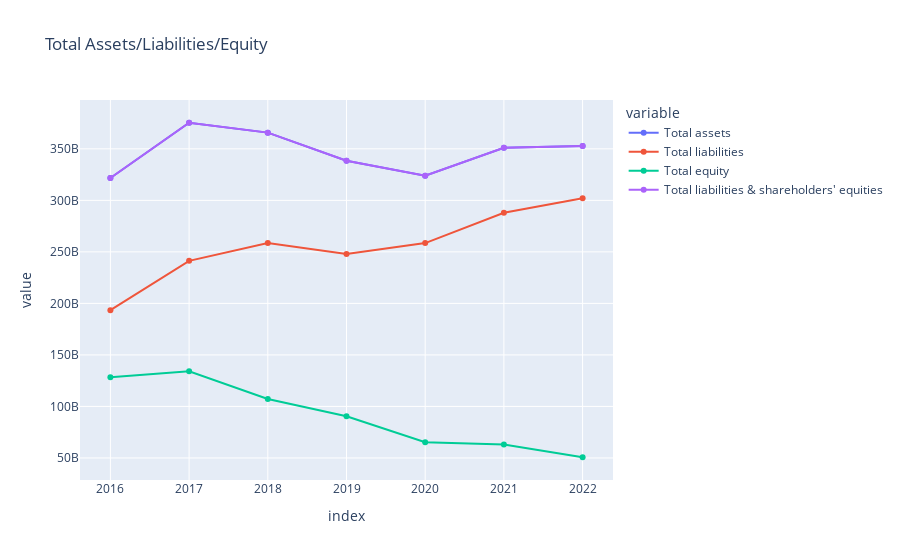
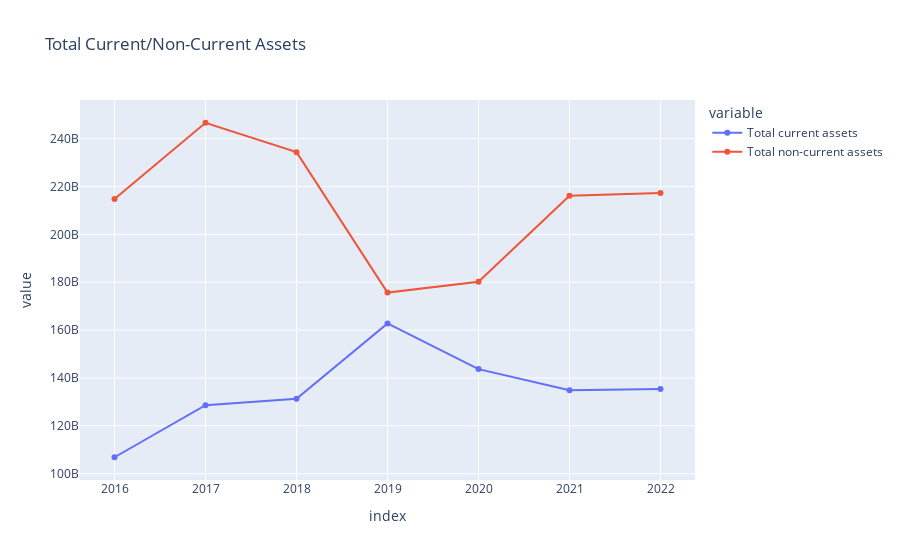
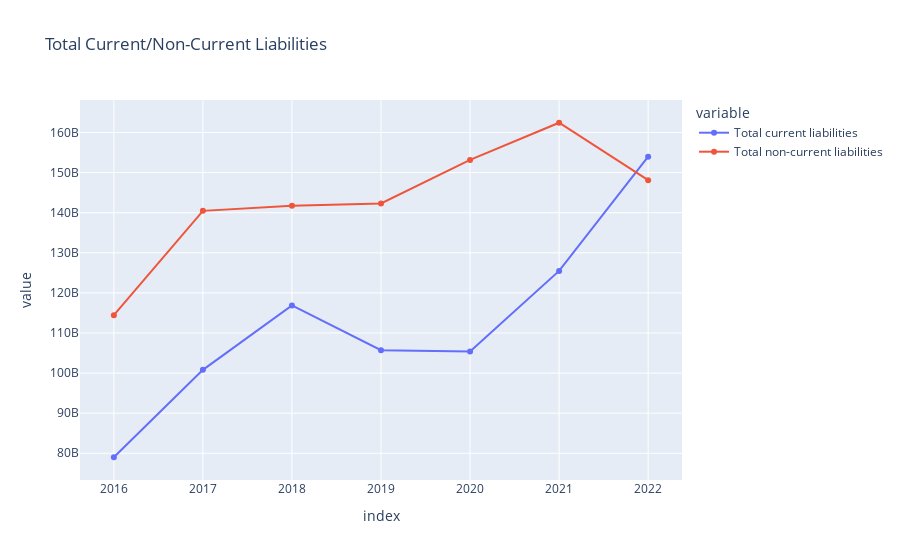

Notebook source saved alongside these figures, in order:
### Code cell
# balanse sheet
df_balanse_sheet = run_scraper.balanse_sheet.transpose()

fig_total_assets_liabilities_equity = px.line(df_balanse_sheet, x=df_balanse_sheet.index, y=['Total assets', 'Total liabilities', 'Total equity',  "Total liabilities & shareholders' equities"],
                                              title='Total Assets/Liabilities/Equity', markers=True)
fig_total_assets_liabilities_equity.show()

fig_current_non_current_assets = px.line(df_balanse_sheet, x=df_balanse_sheet.index, y=['Total current assets', 'Total non-current assets'],
                                         title='Total Current/Non-Current Assets', markers=True)
fig_current_non_current_assets.show()

fig_current_non_current_liabilities = px.line(df_balanse_sheet, x=df_balanse_sheet.index, y=['Total current liabilities', 'Total non-current liabilities'],
                                              title='Total Current/Non-Current Liabilities', markers=True)
fig_current_non_current_liabilities.show()


fig_total_assets_liabilities_equity = px.line(df_balanse_sheet, x=df_balanse_sheet.index, y=['Total debt', 'Net debt'],
                                              title='Total/Net Debt', markers=True)
fig_total_assets_liabilities_equity.show()

fig_book_value_per_share = px.line(df_balanse_sheet, x=df_balanse_sheet.index, y=['Book value per share'],
                                   title='Book Value Per Share', markers=True)
fig_book_value_per_share.show()


# Index(['Total assets', 'Total current assets',
#        'Cash and short term investments', 'Cash & equivalents',
#        'Short term investments', 'Total receivables, net',
#        'Accounts receivable - trade, net', 'Accounts receivables, gross',
#        'Bad debt / Doubtful accounts', 'Other receivables', 'Total inventory',
#        'Inventories - work in progress',
#        'Inventories - progress payments & other',
#        'Inventories - finished goods', 'Inventories - raw materials',
#        'Prepaid expenses', 'Other current assets, total',
#        'Total non-current assets', 'Long term investments',
#        'Note receivable - long term',
#        'Investments in unconsolidated subsidiaries', 'Other investments',
#        'Net property/plant/equipment', 'Gross property/plant/equipment',
#        'Property/plant/equipment - Buildings',
#        'Property/plant/equipment - Construction in progress',
#        'Property/plant/equipment - Machinery & equipment',
#        'Property/plant/equipment - Land & improvement',
#        'Property/plant/equipment - Leased property',
#        'Property/plant/equipment - Leases',
#        'Property/plant/equipment - Computer software and equipment',
#        'Property/plant/equipment - Transportation equipment',
#        'Property/plant/equipment - Other', 'Accumulated depreciation, total',
#        'Accumulated depreciation - Buildings',
#        'Accumulated depreciation - Construction in progress',
#        'Accumulated depreciation - Machinery & equipment',
#        'Accumulated depreciation - Land & improvement',
#        'Accumulated depreciation - Leased property',
#        'Accumulated depreciation - Leases',
#        'Accumulated depreciation - Computer software and equipment',
#        'Accumulated depreciation - Transportation equipment',
#        'Accumulated depreciation - Other', 'Deferred tax assets',
#        'Net intangible assets', 'Goodwill, net', 'Goodwill, gross',
#        'Accumulated goodwill amortization', 'Other intangibles, net',
#        'Other intangibles, gross',
#        'Accumulated amortization of other intangibles', 'Deferred charges',
#        'Other long term assets, total', 'Total liabilities',
#        'Total current liabilities', 'Short term debt',
#        'Current portion of LT debt and capital leases',
#        'Short term debt excl. current portion of LT debt', 'Notes payable',
#        'Other short term debt', 'Accounts payable', 'Income tax payable',
#        'Dividends payable', 'Accrued payroll', 'Deferred income, current',
#        'Other current liabilities', 'Total non-current liabilities',
#        'Long term debt', 'Long term debt excl. lease liabilities',
#        'Capital and operating lease obligations',
#        'Capitalized lease obligations', 'Operating lease liabilities',
#        'Provision for risks & charge', 'Deferred tax liabilities',
#        'Deferred income, non-current', 'Other non-current liabilities, total',
#        'Total equity', 'Shareholders' equity', 'Common equity, total',
#        'Preferred stock, carrying value', 'Minority interest',
#        'Total liabilities & shareholders' equities', 'Total debt', 'Net debt',
#        'Book value per share'],
#       dtype='object')

### Figure 1 — Plotly figure (JSON) as saved in the notebook; plotly's stock layout.template omitted (floating-point values rounded to 4 significant figures)
{"data": [{"hovertemplate": "variable=Total assets<br>index=%{x}<br>value=%{y}<extra></extra>", "legendgroup": "Total assets", "line": {"color": "#636efa", "dash": "solid"}, "marker": {"symbol": "circle"}, "mode": "markers+lines", "name": "Total assets", "orientation": "v", "showlegend": true, "type": "scatter", "x": ["2016", "2017", "2018", "2019", "2020", "2021", "2022"], "xaxis": "x", "y": [321690000000, 375320000000, 365730000000, 338520000000, 323890000000, 351000000000, 352750000000], "yaxis": "y"}, {"hovertemplate": "variable=Total liabilities<br>index=%{x}<br>value=%{y}<extra></extra>", "legendgroup": "Total liabilities", "line": {"color": "#EF553B", "dash": "solid"}, "marker": {"symbol": "circle"}, "mode": "markers+lines", "name": "Total liabilities", "orientation": "v", "showlegend": true, "type": "scatter", "x": ["2016", "2017", "2018", "2019", "2020", "2021", "2022"], "xaxis": "x", "y": [193440000000, 241270000000, 258600000000.0, 248030000000, 258550000000, 287910000000, 302080000000], "yaxis": "y"}, {"hovertemplate": "variable=Total equity<br>index=%{x}<br>value=%{y}<extra></extra>", "legendgroup": "Total equity", "line": {"color": "#00cc96", "dash": "solid"}, "marker": {"symbol": "circle"}, "mode": "markers+lines", "name": "Total equity", "orientation": "v", "showlegend": true, "type": "scatter", "x": ["2016", "2017", "2018", "2019", "2020", "2021", "2022"], "xaxis": "x", "y": [128250000000, 134100000000.0, 107150000000, 90490000000, 65340000000, 63090000000, 50670000000], "yaxis": "y"}, {"hovertemplate": "variable=Total liabilities & shareholders' equities<br>index=%{x}<br>value=%{y}<extra></extra>", "legendgroup": "Total liabilities & shareholders' equities", "line": {"color": "#ab63fa", "dash": "solid"}, "marker": {"symbol": "circle"}, "mode": "markers+lines", "name": "Total liabilities & shareholders' equities", "orientation": "v", "showlegend": true, "type": "scatter", "x": ["2016", "2017", "2018", "2019", "2020", "2021", "2022"], "xaxis": "x", "y": [321690000000, 375320000000, 365730000000, 338520000000, 323890000000, 351000000000, 352750000000], "yaxis": "y"}], "layout": {"legend": {"title": {"text": "variable"}, "tracegroupgap": 0}, "title": {"text": "Total Assets/Liabilities/Equity"}, "xaxis": {"anchor": "y", "domain": [0, 1], "title": {"text": "index"}}, "yaxis": {"anchor": "x", "domain": [0, 1], "title": {"text": "value"}}}}

### Figure 2 — Plotly figure (JSON) as saved in the notebook; plotly's stock layout.template omitted (floating-point values rounded to 4 significant figures)
{"data": [{"hovertemplate": "variable=Total current assets<br>index=%{x}<br>value=%{y}<extra></extra>", "legendgroup": "Total current assets", "line": {"color": "#636efa", "dash": "solid"}, "marker": {"symbol": "circle"}, "mode": "markers+lines", "name": "Total current assets", "orientation": "v", "showlegend": true, "type": "scatter", "x": ["2016", "2017", "2018", "2019", "2020", "2021", "2022"], "xaxis": "x", "y": [106870000000, 128650000000, 131340000000, 162820000000, 143710000000, 134840000000, 135410000000], "yaxis": "y"}, {"hovertemplate": "variable=Total non-current assets<br>index=%{x}<br>value=%{y}<extra></extra>", "legendgroup": "Total non-current assets", "line": {"color": "#EF553B", "dash": "solid"}, "marker": {"symbol": "circle"}, "mode": "markers+lines", "name": "Total non-current assets", "orientation": "v", "showlegend": true, "type": "scatter", "x": ["2016", "2017", "2018", "2019", "2020", "2021", "2022"], "xaxis": "x", "y": [214820000000, 246670000000, 234390000000, 175700000000, 180180000000, 216170000000, 217350000000], "yaxis": "y"}], "layout": {"legend": {"title": {"text": "variable"}, "tracegroupgap": 0}, "title": {"text": "Total Current/Non-Current Assets"}, "xaxis": {"anchor": "y", "domain": [0, 1], "title": {"text": "index"}}, "yaxis": {"anchor": "x", "domain": [0, 1], "title": {"text": "value"}}}}

### Figure 3 — Plotly figure (JSON) as saved in the notebook; plotly's stock layout.template omitted (floating-point values rounded to 4 significant figures)
{"data": [{"hovertemplate": "variable=Total current liabilities<br>index=%{x}<br>value=%{y}<extra></extra>", "legendgroup": "Total current liabilities", "line": {"color": "#636efa", "dash": "solid"}, "marker": {"symbol": "circle"}, "mode": "markers+lines", "name": "Total current liabilities", "orientation": "v", "showlegend": true, "type": "scatter", "x": ["2016", "2017", "2018", "2019", "2020", "2021", "2022"], "xaxis": "x", "y": [79010000000, 100810000000, 116870000000, 105720000000, 105390000000, 125480000000, 153980000000], "yaxis": "y"}, {"hovertemplate": "variable=Total non-current liabilities<br>index=%{x}<br>value=%{y}<extra></extra>", "legendgroup": "Total non-current liabilities", "line": {"color": "#EF553B", "dash": "solid"}, "marker": {"symbol": "circle"}, "mode": "markers+lines", "name": "Total non-current liabilities", "orientation": "v", "showlegend": true, "type": "scatter", "x": ["2016", "2017", "2018", "2019", "2020", "2021", "2022"], "xaxis": "x", "y": [114430000000, 140460000000, 141710000000, 142310000000, 153160000000, 162430000000, 148100000000], "yaxis": "y"}], "layout": {"legend": {"title": {"text": "variable"}, "tracegroupgap": 0}, "title": {"text": "Total Current/Non-Current Liabilities"}, "xaxis": {"anchor": "y", "domain": [0, 1], "title": {"text": "index"}}, "yaxis": {"anchor": "x", "domain": [0, 1], "title": {"text": "value"}}}}
